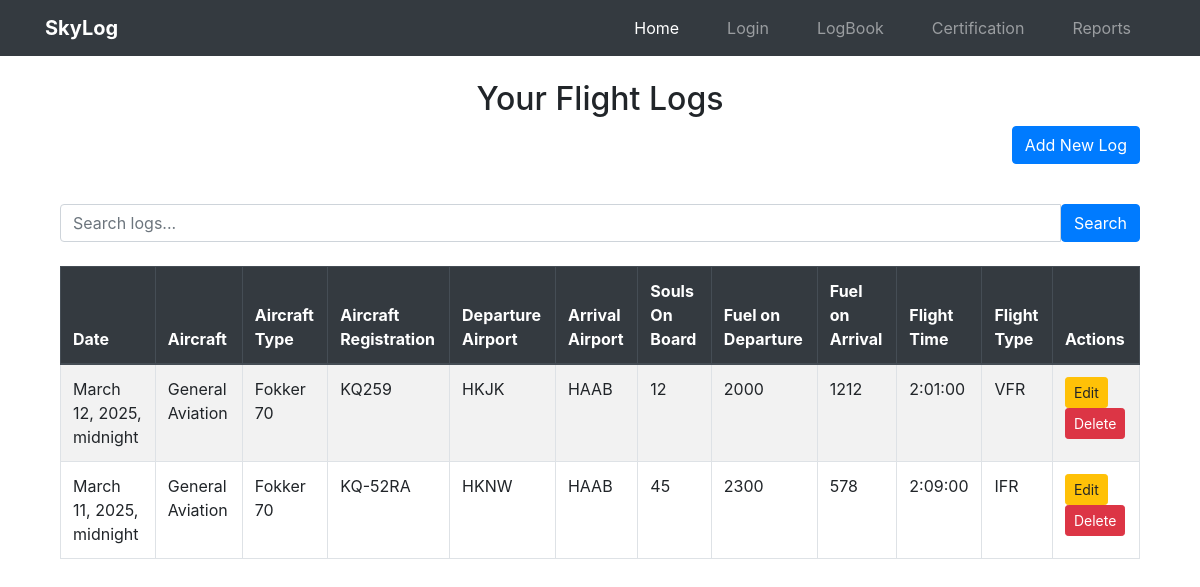
Before: /logbook/logs_list/ (signed in) with the older database file.
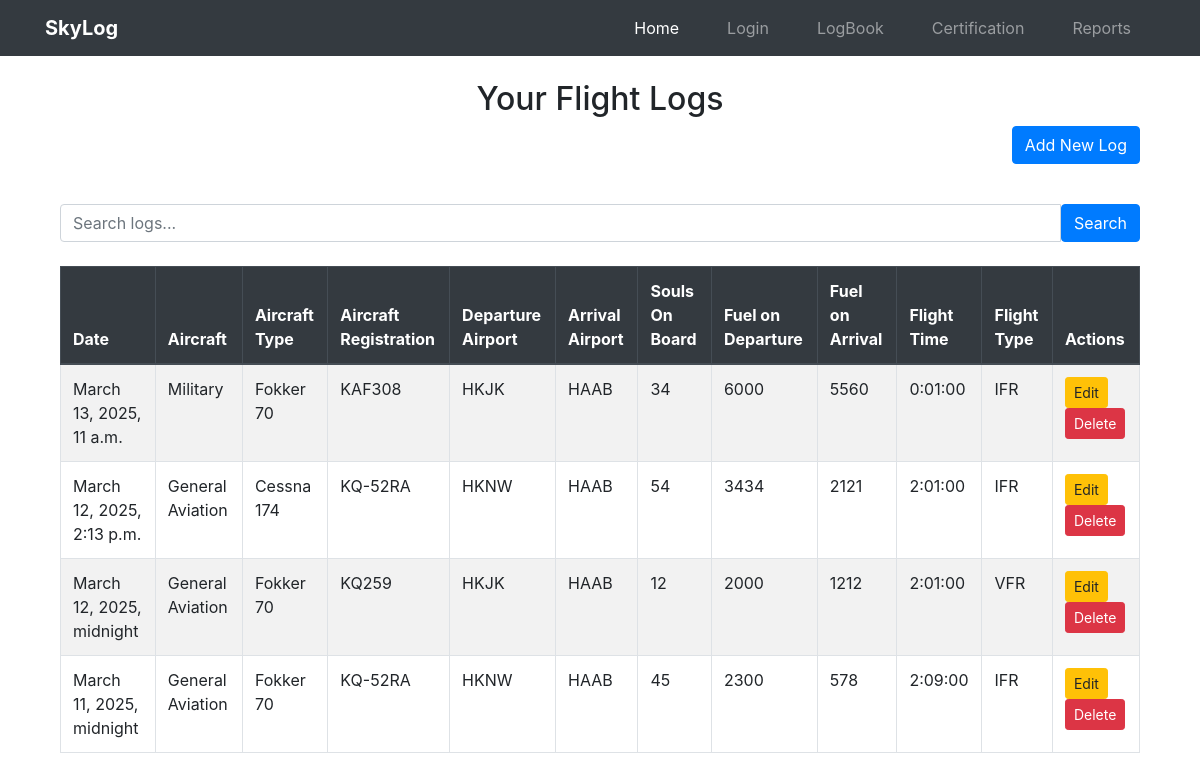
After: the same page with the newer database file.
### logs/models.py (models this page shows, shortened)
class Log(models.Model):
    user = models.ForeignKey(User, on_delete=models.CASCADE)
    date = models.DateTimeField(default=now)
    AIRCRAFT=[("General Aviation","General Aviation"),("Commercial","Commercial"),("Military","Military")]
    aircraft = models.CharField(max_length=100,choices=AIRCRAFT)
    aircraft_type = models.CharField(max_length=100)
    aircraft_registration = models.CharField(max_length=100)
    departure_airport = models.CharField(max_length=4, validators=[icao_validator])
    arrival_airport = models.CharField(max_length=4, validators=[icao_validator])
    flight_time = models.DurationField()  # timedelta for hours & minutes
    souls_on_board = models.PositiveIntegerField(default=0)
    fuel_on_departure = models.PositiveIntegerField(default=0)
    fuel_on_arrival = models.PositiveIntegerField(default=0)
    remarks = models.TextField(blank=True, null=True)
    PURPOSE=[("Training","Training"),
             ("Recreational","Recreational"),
             ("Cargo_flight","Cargo_flight"),
             ("Passenger_flight","Passenger_flight")
             ]
    purpose = models.CharField(max_length=20,choices=PURPOSE)
    FLIGHT_TYPES = [("VFR", "Visual Flight Rules"), ("IFR", "Instrument Flight Rules")]
    flight_type = models.CharField(max_length=3, choices=FLIGHT_TYPES)
    flight_number = models.CharField(max_length=20, unique=True, default=uuid.uuid4)
    safety_concerns = models.BooleanField(default=False)

### logs/views.py (the view, shortened to what this page needs)
# urls.py: path('logs_list/', views.log_list, name='logs_list'),
@login_required
def log_list(request):
    logs = Log.objects.filter(user=request.user).order_by('-date')
    query = request.GET.get('query')
    return render(request, 'logs/log_list.html', {'logs': logs})

### logs/templates/logs/log_list.html (shortened to what this page needs)
{% extends "others/base.html" %}
{% block content %}
<div class="container mt-4">
    <h2 class="text-center">Your Flight Logs</h2>
    <div class="text-right mb-3 ">
        <a href="{% url 'logs:create_log' %}" class="btn btn-primary">Add New Log</a>
    </div>
    <br>
    <form method="GET" action="{% url 'logs:logs_list' %}" class="mb-4">
        <div class="input-group">
            <input type="text" name="query" class="form-control" placeholder="Search logs..." value="{{ request.GET.query }}">
            <button type="submit" class="btn btn-primary">Search</button>
        </div>
    </form>
    {% if logs %}
    <table class="table table-bordered table-striped">
        <thead class="thead-dark">
            <tr>
                <th>Date</th>
                <th>Aircraft</th>
                <th>Aircraft Type</th>
                <th>Aircraft Registration</th>
                <th>Departure Airport</th>
                <th>Arrival Airport</th>
                <th>Souls On Board</th>
                <th>Fuel on Departure</th>
                <th>Fuel on Arrival</th>
                <th>Flight Time</th>
                <th>Flight Type</th>
                <th>Actions</th>
            </tr>
        </thead>
        <tbody>
            {% for log in logs %}
            <tr>
                <td>{{ log.date }}</td>
                <td>{{ log.aircraft }}</td>
                <td>{{ log.aircraft_type }}</td>
                <td>{{ log.aircraft_registration }}</td>
                <td>{{ log.departure_airport }}</td>
                <td>{{ log.arrival_airport }}</td>
                <td>{{ log.souls_on_board }}</td>
                <td>{{ log.fuel_on_departure }}</td>
                <td>{{ log.fuel_on_arrival }}</td>
                <td>{{ log.flight_time }}</td>
                <td>{{ log.flight_type }}</td>
                 <td>
                    <a href="{% url 'logs:edit_log' log.id %}" class="btn btn-warning btn-sm " >Edit  </a>
                    <a href="{% url 'logs:delete_log' log.id %}" class="btn btn-danger btn-sm ">Delete</a>
                </td>
            </tr>
            {% endfor %}
        </tbody>
    </table>
    {% else %}
    <p class="text-center">No flight logs available.</p>
    {% endif %}
</div>
{% endblock %}

### logs/templates/others/base.html (shortened to what this page needs)
{% load static %}
<!DOCTYPE html>
<html lang="en">
<head>
    <link rel="stylesheet" href="https://cdn.jsdelivr.net/npm/bootstrap@4.3.1/dist/css/bootstrap.min.css"
>
</head>
<body>
    <nav class="navbar navbar-expand-lg navbar-dark bg-dark">
      <div class="container">
        <a class="navbar-brand" href="#"><b>SkyLog</b></a>
        <div class="collapse navbar-collapse" id="navbarNav">
          <ul class="navbar-nav ml-auto">
            <li class="nav-item">
              <a class="nav-link mx-3 active" aria-current="page" href="{% url 'users:home' %}">Home</a>
            </li>
            <li class="nav-item">
              <a class="nav-link mx-3" href="{% url 'users:login' %}">Login</a>
            </li>
            <li class="nav-item">
              <a class="nav-link mx-3" href="{% url 'logs:logs_list' %}">LogBook</a>
            </li>
            <li class="nav-item">
              <a class="nav-link mx-3" href="{% url "logs:pilot_certification" %}">Certification</a>
            </li>
            <li class="nav-item">
              <a class="nav-link mx-3" href="{% url 'logs:generate_pdf_page' %}">Reports</a>
            </li>
          </ul>
        </div>
      </div>
    </nav>
    <div class="container mt-4">
        {% block content %}{% endblock %}
    </div>
</body>
</html>

Changed rows visible on the page:
added Log: date "March 13, 2025, 11 a.m.", aircraft "Military", aircraft_type "Fokker 70", aircraft_registration "KAF308", departure_airport "HKJK", arrival_airport "HAAB", souls_on_board "34", fuel_on_departure "6000", fuel_on_arrival "5560", flight_time "0:01:00", flight_type "IFR"
added Log: date "March 12, 2025, 2:13 p.m.", aircraft "General Aviation", aircraft_type "Cessna 174", aircraft_registration "KQ-52RA", departure_airport "HKNW", arrival_airport "HAAB", souls_on_board "54", fuel_on_departure "3434", fuel_on_arrival "2121", flight_time "2:01:00", flight_type "IFR"
